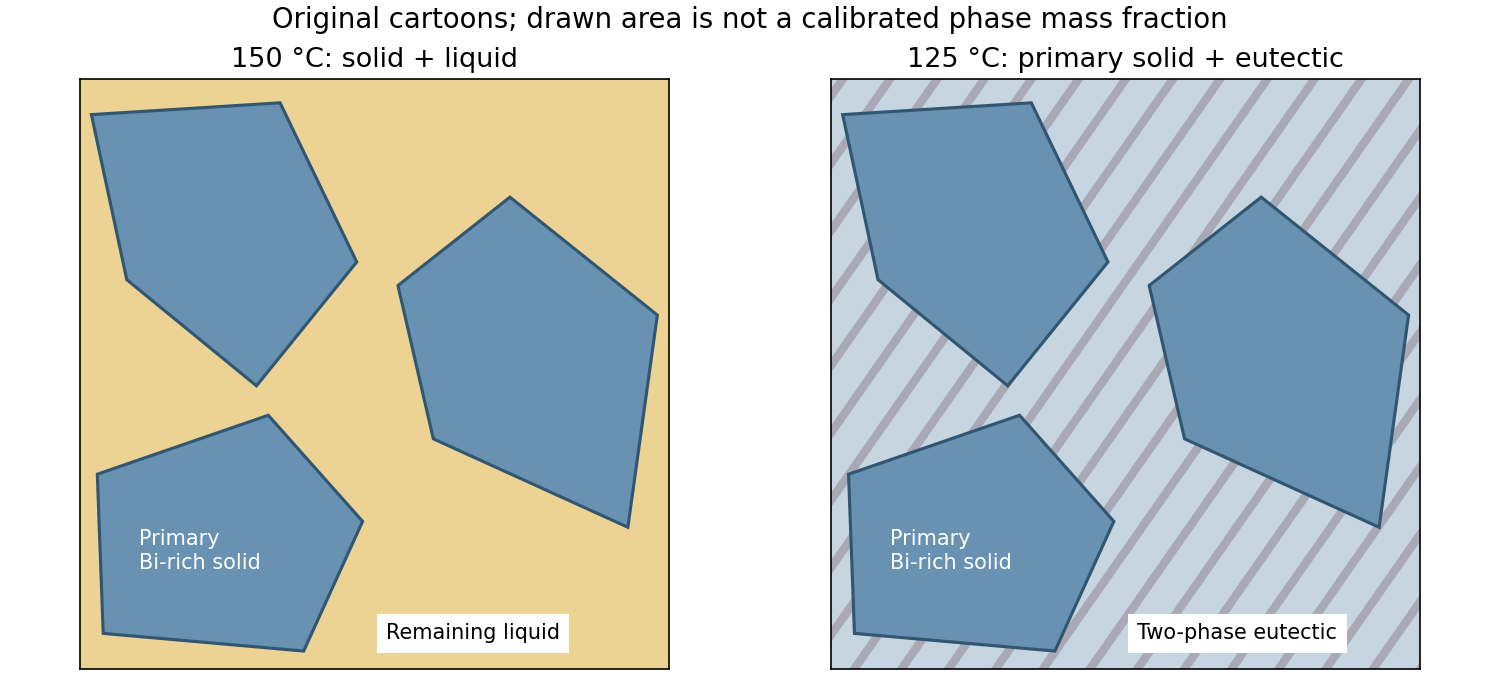

The Python source for this figure:
"""Original mathematical illustration; write the matching PNG to cwd."""
from pathlib import Path
import numpy as np
import matplotlib
matplotlib.use("Agg")
import matplotlib.pyplot as plt
from matplotlib.patches import Polygon,Rectangle,Circle
plt.rcParams.update({"font.size":11,"axes.titlesize":13,"figure.facecolor":"white","savefig.facecolor":"white"})
def save(fig):
    fig.savefig(Path(__file__).with_suffix(".png").name,dpi=150,facecolor="white")
    plt.close(fig)
fig,axs=plt.subplots(1,2,figsize=(10,4.5),layout='constrained')
polys=[np.array([[.04,.06],[.38,.03],[.48,.25],[.32,.43],[.03,.33]]),np.array([[.60,.39],[.93,.24],[.98,.60],[.73,.80],[.54,.65]]),np.array([[.08,.66],[.30,.48],[.47,.69],[.34,.96],[.02,.94]])]
for i,ax in enumerate(axs):
    ax.set_facecolor('#ecd394' if i==0 else '#c6d5df')
    if i:
        for v in np.arange(-1,2,.08):ax.plot([v,v+.7],[0,1],c='#a9a8b5',lw=4,zorder=1)
    for p in polys:ax.add_patch(Polygon(p,facecolor='#6992b2',edgecolor='#305672',lw=1.5,zorder=3))
    ax.text(.10,.17,'Primary\nBi-rich solid',fontsize=10,color='white',zorder=4)
    ax.text(.52,.05,'Remaining liquid' if i==0 else 'Two-phase eutectic',fontsize=10,backgroundcolor='white',zorder=4)
    ax.set(xlim=(0,1),ylim=(0,1),title='150 °C: solid + liquid' if i==0 else '125 °C: primary solid + eutectic');ax.set_aspect('equal');ax.set_xticks([]);ax.set_yticks([])
fig.suptitle('Original cartoons; drawn area is not a calibrated phase mass fraction')
save(fig)
